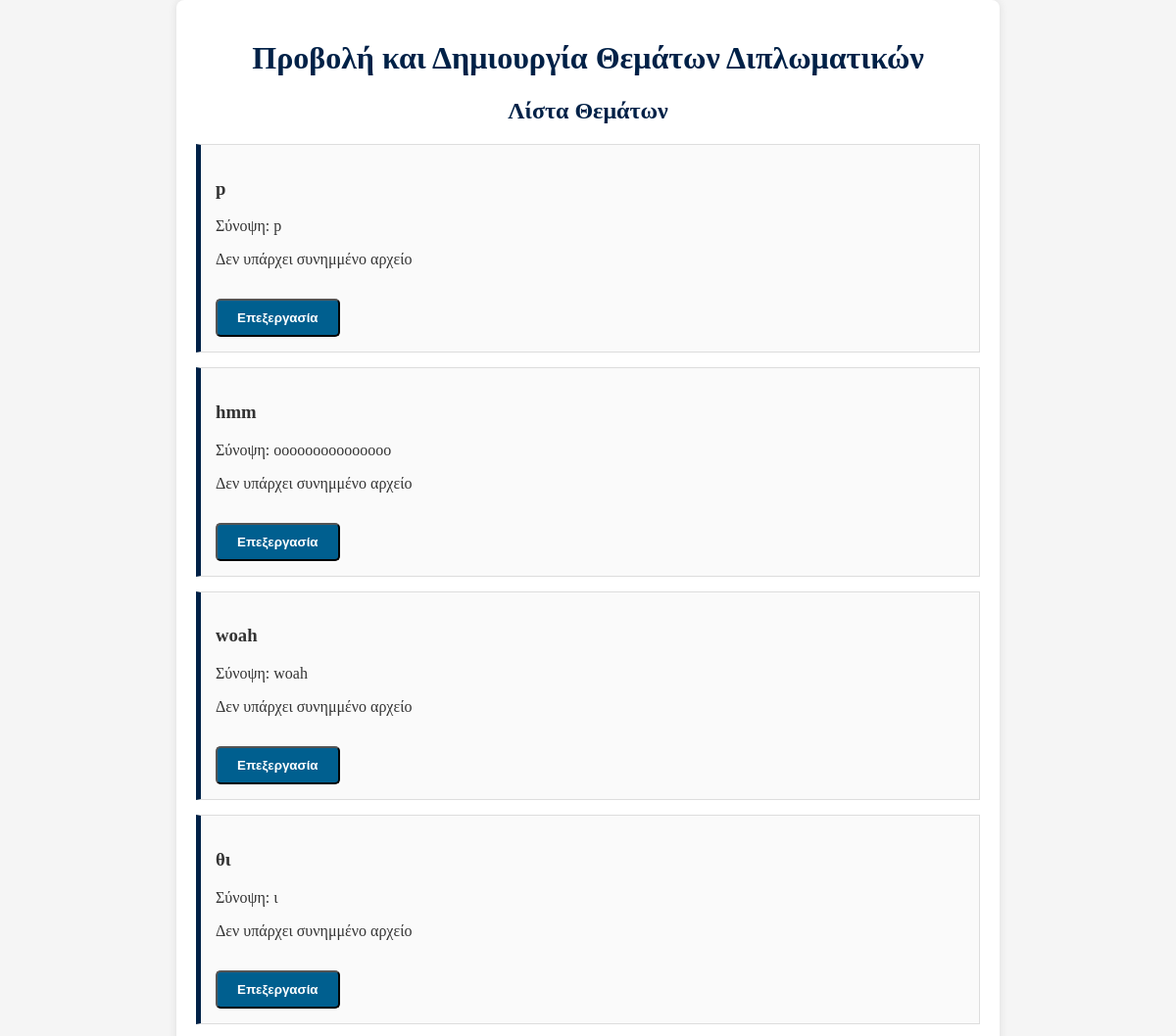
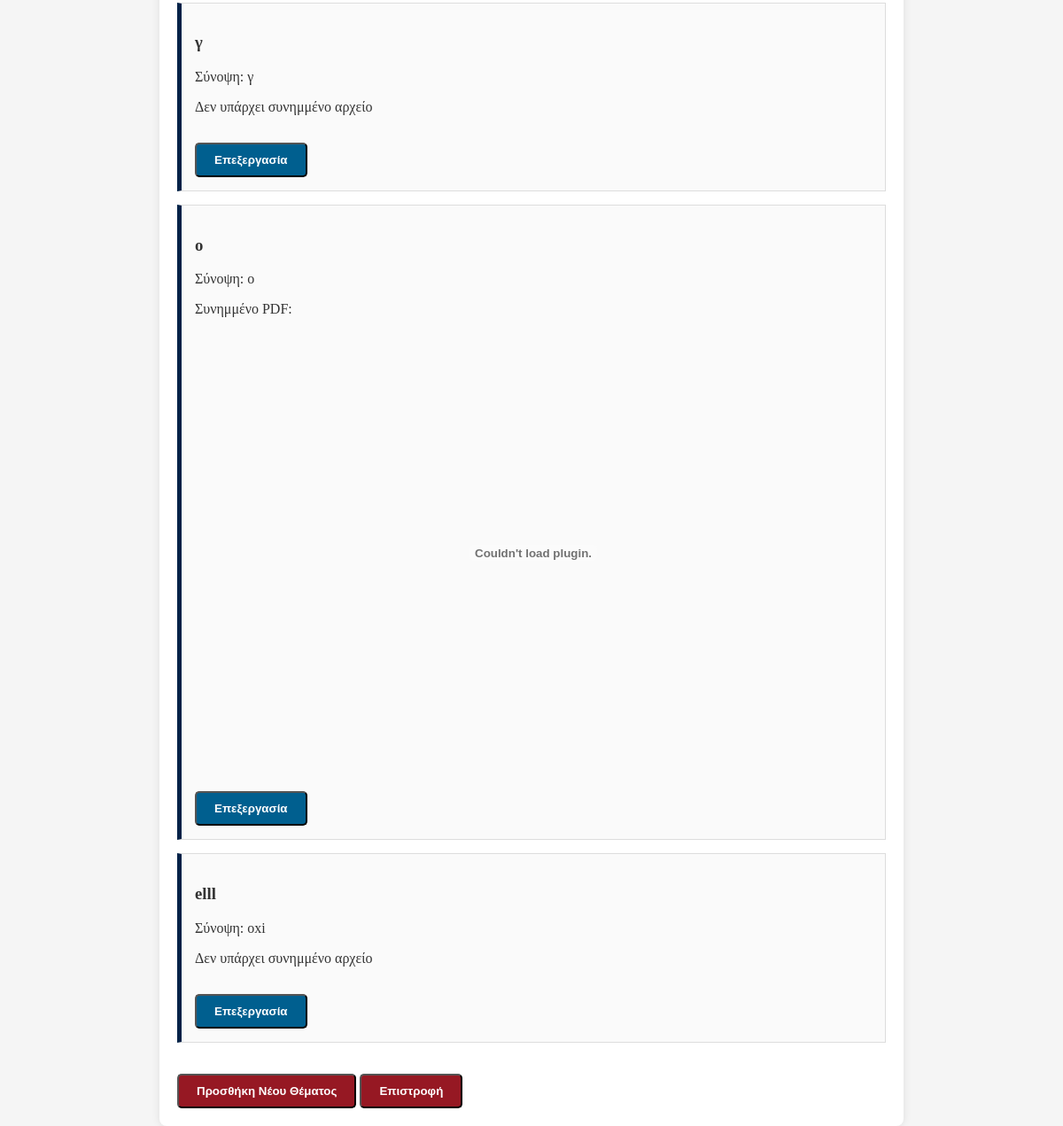
Screenshot of /show_dipl.php (signed in) with the database file from the repository (2 pictures, top to bottom).
### tables this page shows
CREATE TABLE `thesis` (
  `thesisID` int(11) NOT NULL,
  `title` varchar(255) NOT NULL,
  `description` text NOT NULL,
  `status` enum('under assignment','active','under review','finalized','withdrawn') NOT NULL,
  `supervisorID` int(11) NOT NULL,
  `member1ID` int(11) DEFAULT NULL,
  `member2ID` int(11) DEFAULT NULL,
  `studentID` int(11) DEFAULT NULL,
  `finalGrade` decimal(2,1) DEFAULT NULL,
  `postedDate` date NOT NULL,
  `assignmentDate` date DEFAULT NULL,
  `completionDate` date DEFAULT NULL,
  `examinationDate` datetime DEFAULT NULL,
  `withdrawalDate` date DEFAULT NULL,
  `pdf` varchar(50) DEFAULT NULL,
  `withdrawn_comment` enum('from professor','from secretary') DEFAULT NULL,
  `general_assembly` varchar(20) DEFAULT NULL,
  `member1Grade` double(2,1) DEFAULT NULL,
  `member2Grade` double(2,1) DEFAULT NULL,
  `nemertes` varchar(50) DEFAULT NULL
);

### show_dipl.php (the view, shortened to what this page needs)
<?php
include 'access.php';
?>
<!DOCTYPE html>
<html lang="el">
<head>
    <link rel="stylesheet" href="dipl.css">
</head>
<body>
    <div class="container">
        <h1>Προβολή και Δημιουργία Θεμάτων Διπλωματικών</h1>
        <div class="topic-list">
            <h2>Λίστα Θεμάτων</h2>
            <?php
            $query = "SELECT thesisID, title, description, pdf FROM thesis WHERE supervisorID = ? AND status = 'under assignment'";
            $stmt = $con->prepare($query);
            $stmt->bind_param('i', $_SESSION['user_id']);
            $stmt->execute();
            $result = $stmt->get_result();
            if ($result->num_rows > 0) {
                while ($row = $result->fetch_assoc()) {
                    echo '<div class="topic">';
                    echo '<h3>' . htmlspecialchars($row['title']) . '</h3>';
                    echo '<p>Σύνοψη: ' . htmlspecialchars($row['description']) . '</p>';
                    if (!empty($row['pdf'])) {
                        echo '<p>Συνημμένο PDF:</p>';
                        echo '<embed src="uploads/' . htmlspecialchars($row['pdf']) . '" type="application/pdf" width="100%" height="500px" />';
                    } else {
                        echo '<p>Δεν υπάρχει συνημμένο αρχείο</p>';
                    }
                    echo '<button class="edit-topic-button" onclick="openEditModal(' . $row['thesisID'] . ', \'' . htmlspecialchars($row['title']) . '\', \'' . htmlspecialchars($row['description']) . '\')">Επεξεργασία</button>';
                    echo '</div>';
                }
            }
            ?>
        </div>
        <button class="add-topic-button" onclick="openModal()">Προσθήκη Νέου Θέματος</button>
        <button class="add-topic-button" onclick="window.location.href = 'all_thesis.php';">Επιστροφή</button>
    </div>
</body>
</html>

### dipl.css (style rules this page uses)
body { font-family: "Georgia", serif; background-color: #f5f5f5; color: #333; margin: 0; padding: 0; }
.container { max-width: 800px; margin: auto; padding: 20px; background-color: #ffffff; box-shadow: 0 0 10px rgba(0, 0, 0, 0.1); border-radius: 8px; }
h1, h2 { color: #002147; text-align: center; }
.topic-list { margin-bottom: 20px; }
.topic { border: 1px solid #ddd; padding: 15px; margin-bottom: 15px; background-color: #fafafa; border-left: 5px solid #002147; }
.add-topic-button { display: inline-block; padding: 10px 20px; background-color: #961823; color: white; text-decoration: none; border-radius: 5px; font-weight: bold; margin-top: 15px; cursor: pointer; text-align: center; transition: background-color 0.3s; }
.edit-topic-button { display: inline-block; padding: 10px 20px; background-color: #005f8f; color: white; text-decoration: none; border-radius: 5px; font-weight: bold; margin-top: 15px; cursor: pointer; text-align: center; transition: background-color 0.3s; }

### rows the page displays
thesis: title "p", description "p", pdf "Δεν υπάρχει συνημμένο αρχείο"
thesis: title "hmm", description "ooooooooooooooo", shows "Δεν υπάρχει συνημμένο αρχείο"
thesis: title "woah", description "woah", pdf "Δεν υπάρχει συνημμένο αρχείο"
thesis: title "θι", description "ι", shows "Δεν υπάρχει συνημμένο αρχείο"
thesis: title "γ", description "γ", pdf "Δεν υπάρχει συνημμένο αρχείο"
thesis: title "o", description "o"
thesis: title "elll", description "oxi", pdf "Δεν υπάρχει συνημμένο αρχείο"
